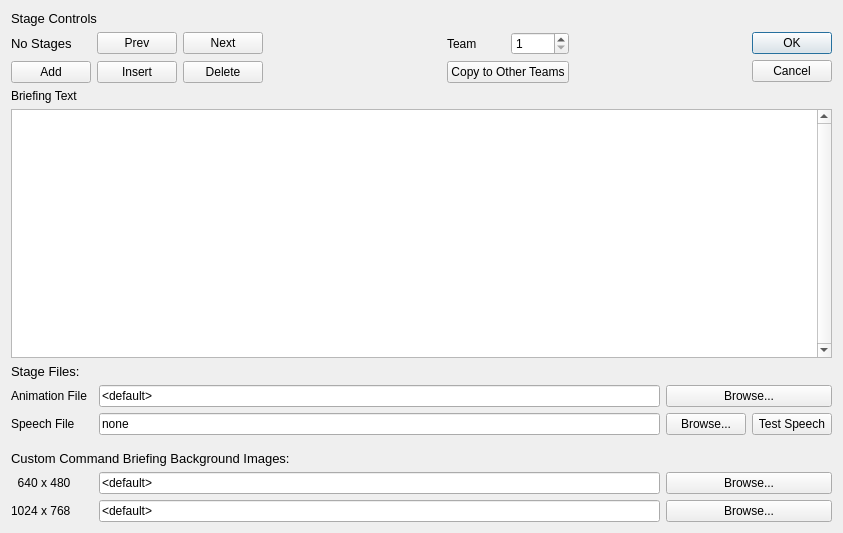
<?xml version="1.0" encoding="UTF-8"?>
<ui version="4.0">
 <class>fso::fred::dialogs::CommandBriefingDialog</class>
 <widget class="QDialog" name="fso::fred::dialogs::CommandBriefingDialog">
  <property name="geometry">
   <rect>
    <x>0</x>
    <y>0</y>
    <width>843</width>
    <height>533</height>
   </rect>
  </property>
  <property name="windowTitle">
   <string>Dialog</string>
  </property>
  <layout class="QGridLayout" name="gridLayout_3">
   <item row="2" column="2">
    <layout class="QVBoxLayout" name="topLevelVerticalLayout">
     <item>
      <widget class="QLabel" name="stageControlLabel">
       <property name="font">
        <font>
         <pointsize>10</pointsize>
        </font>
       </property>
       <property name="text">
        <string>Stage Controls</string>
       </property>
      </widget>
     </item>
     <item>
      <layout class="QHBoxLayout" name="stageManagementAndOKLayout">
       <item>
        <layout class="QGridLayout" name="stageManagementLayout">
         <item row="1" column="2" alignment="Qt::AlignLeft">
          <widget class="QPushButton" name="actionNextStage">
           <property name="text">
            <string>Next</string>
           </property>
          </widget>
         </item>
         <item row="1" column="6">
          <spacer name="rightTeamSpacer">
           <property name="orientation">
            <enum>Qt::Horizontal</enum>
           </property>
           <property name="sizeHint" stdset="0">
            <size>
             <width>40</width>
             <height>20</height>
            </size>
           </property>
          </spacer>
         </item>
         <item row="1" column="4">
          <widget class="QLabel" name="teamLabel">
           <property name="text">
            <string>Team</string>
           </property>
          </widget>
         </item>
         <item row="1" column="5">
          <widget class="QSpinBox" name="actionChangeTeams">
           <property name="minimum">
            <number>1</number>
           </property>
          </widget>
         </item>
         <item row="2" column="2">
          <widget class="QPushButton" name="actionDeleteStage">
           <property name="text">
            <string>Delete</string>
           </property>
          </widget>
         </item>
         <item row="1" column="1" alignment="Qt::AlignRight">
          <widget class="QPushButton" name="actionPrevStage">
           <property name="text">
            <string>Prev</string>
           </property>
          </widget>
         </item>
         <item row="2" column="0" alignment="Qt::AlignHCenter">
          <widget class="QPushButton" name="actionAddStage">
           <property name="text">
            <string>Add</string>
           </property>
          </widget>
         </item>
         <item row="1" column="3">
          <spacer name="leftTeamSpacer">
           <property name="orientation">
            <enum>Qt::Horizontal</enum>
           </property>
           <property name="sizeHint" stdset="0">
            <size>
             <width>40</width>
             <height>20</height>
            </size>
           </property>
          </spacer>
         </item>
         <item row="2" column="1">
          <widget class="QPushButton" name="actionInsertStage">
           <property name="text">
            <string>Insert</string>
           </property>
          </widget>
         </item>
         <item row="2" column="4" colspan="2">
          <widget class="QPushButton" name="actionCopyToOtherTeams">
           <property name="text">
            <string>Copy to Other Teams</string>
           </property>
          </widget>
         </item>
         <item row="1" column="0">
          <widget class="QLabel" name="currentStageLabel">
           <property name="font">
            <font>
             <pointsize>10</pointsize>
            </font>
           </property>
           <property name="text">
            <string>No Stages</string>
           </property>
          </widget>
         </item>
        </layout>
       </item>
       <item alignment="Qt::AlignTop">
        <widget class="QDialogButtonBox" name="okAndCancelButtons">
         <property name="orientation">
          <enum>Qt::Vertical</enum>
         </property>
         <property name="standardButtons">
          <set>QDialogButtonBox::Cancel|QDialogButtonBox::Ok</set>
         </property>
        </widget>
       </item>
      </layout>
     </item>
     <item>
      <layout class="QVBoxLayout" name="secondaryVerticalLayout">
       <item>
        <widget class="QLabel" name="briefingTextLabel">
         <property name="text">
          <string>Briefing Text</string>
         </property>
        </widget>
       </item>
       <item>
        <widget class="QPlainTextEdit" name="actionBriefingTextEditor">
         <property name="verticalScrollBarPolicy">
          <enum>Qt::ScrollBarAlwaysOn</enum>
         </property>
         <property name="plainText">
          <string>&lt;Text here&gt;</string>
         </property>
        </widget>
       </item>
       <item>
        <widget class="QLabel" name="fileLabels">
         <property name="font">
          <font>
           <pointsize>10</pointsize>
          </font>
         </property>
         <property name="text">
          <string>Stage Files:</string>
         </property>
        </widget>
       </item>
       <item>
        <layout class="QGridLayout" name="fileSelectionGridLayout">
         <item row="2" column="2">
          <widget class="QLineEdit" name="speechFileName">
           <property name="text">
            <string>none</string>
           </property>
          </widget>
         </item>
         <item row="6" column="2">
          <widget class="QLineEdit" name="actionHighResolutionFilenameEdit">
           <property name="text">
            <string>&lt;default&gt;</string>
           </property>
          </widget>
         </item>
         <item row="6" column="0">
          <widget class="QLabel" name="highResLabel">
           <property name="text">
            <string>1024 x 768</string>
           </property>
          </widget>
         </item>
         <item row="5" column="0">
          <widget class="QLabel" name="lowResolutionLabel">
           <property name="text">
            <string>  640 x 480</string>
           </property>
          </widget>
         </item>
         <item row="5" column="2">
          <widget class="QLineEdit" name="actionLowResolutionFilenameEdit">
           <property name="text">
            <string>&lt;default&gt;</string>
           </property>
          </widget>
         </item>
         <item row="1" column="3" colspan="2">
          <widget class="QPushButton" name="actionBrowseAnimation">
           <property name="text">
            <string>Browse...</string>
           </property>
          </widget>
         </item>
         <item row="2" column="3">
          <widget class="QPushButton" name="actionBrowseSpeechFile">
           <property name="text">
            <string>Browse...</string>
           </property>
          </widget>
         </item>
         <item row="6" column="3" colspan="2">
          <widget class="QPushButton" name="actionHighResolutionBrowse">
           <property name="text">
            <string>Browse...</string>
           </property>
          </widget>
         </item>
         <item row="5" column="3" colspan="2">
          <widget class="QPushButton" name="actionLowResolutionBrowse">
           <property name="text">
            <string>Browse...</string>
           </property>
          </widget>
         </item>
         <item row="4" column="0" colspan="3">
          <widget class="QLabel" name="commandBriefingBackgroundHeader">
           <property name="font">
            <font>
             <pointsize>10</pointsize>
            </font>
           </property>
           <property name="toolTip">
            <string>&lt;html&gt;&lt;head/&gt;&lt;body&gt;&lt;p&gt;These are command-briefing-wide and are shared among teams.&lt;/p&gt;&lt;/body&gt;&lt;/html&gt;</string>
           </property>
           <property name="text">
            <string>Custom Command Briefing Background Images:</string>
           </property>
          </widget>
         </item>
         <item row="1" column="2">
          <widget class="QLineEdit" name="animationFileName">
           <property name="text">
            <string>&lt;default&gt;</string>
           </property>
          </widget>
         </item>
         <item row="2" column="4">
          <widget class="QPushButton" name="actionTestSpeechFileButton">
           <property name="text">
            <string>Test Speech</string>
           </property>
          </widget>
         </item>
         <item row="1" column="0">
          <widget class="QLabel" name="animationFileLabel">
           <property name="text">
            <string>Animation File</string>
           </property>
          </widget>
         </item>
         <item row="2" column="0">
          <widget class="QLabel" name="speechFileLabel">
           <property name="text">
            <string>Speech File</string>
           </property>
          </widget>
         </item>
         <item row="3" column="0">
          <spacer name="SpacerforBackgroundImages">
           <property name="orientation">
            <enum>Qt::Vertical</enum>
           </property>
           <property name="sizeType">
            <enum>QSizePolicy::Fixed</enum>
           </property>
           <property name="sizeHint" stdset="0">
            <size>
             <width>10</width>
             <height>10</height>
            </size>
           </property>
          </spacer>
         </item>
        </layout>
       </item>
      </layout>
     </item>
    </layout>
   </item>
  </layout>
 </widget>
 <tabstops>
  <tabstop>actionAddStage</tabstop>
  <tabstop>actionInsertStage</tabstop>
  <tabstop>actionDeleteStage</tabstop>
  <tabstop>actionPrevStage</tabstop>
  <tabstop>actionNextStage</tabstop>
  <tabstop>actionBriefingTextEditor</tabstop>
  <tabstop>actionChangeTeams</tabstop>
  <tabstop>actionCopyToOtherTeams</tabstop>
  <tabstop>animationFileName</tabstop>
  <tabstop>actionBrowseAnimation</tabstop>
 </tabstops>
 <resources/>
 <connections>
  <connection>
   <sender>okAndCancelButtons</sender>
   <signal>accepted()</signal>
   <receiver>fso::fred::dialogs::CommandBriefingDialog</receiver>
   <slot>accept()</slot>
   <hints>
    <hint type="sourcelabel">
     <x>248</x>
     <y>254</y>
    </hint>
    <hint type="destinationlabel">
     <x>157</x>
     <y>274</y>
    </hint>
   </hints>
  </connection>
  <connection>
   <sender>okAndCancelButtons</sender>
   <signal>rejected()</signal>
   <receiver>fso::fred::dialogs::CommandBriefingDialog</receiver>
   <slot>reject()</slot>
   <hints>
    <hint type="sourcelabel">
     <x>316</x>
     <y>260</y>
    </hint>
    <hint type="destinationlabel">
     <x>286</x>
     <y>274</y>
    </hint>
   </hints>
  </connection>
 </connections>
</ui>
